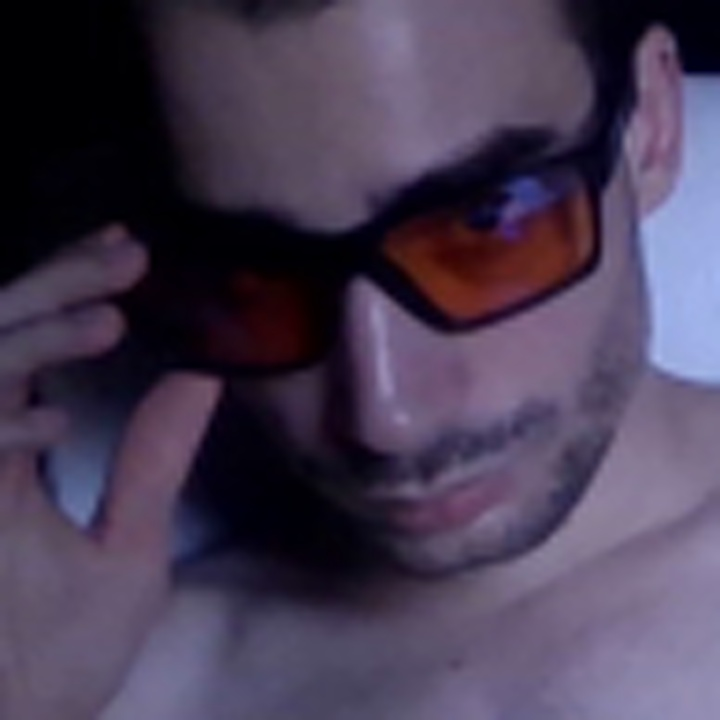
#> input picture data/personas/rostro_0.jpg, 720 x 720 px, given in place of the camera
$ python codigo.py
#> lines starting #> are read from the running program, lines starting #| are printed output that depends on the picture
import cv2
import imutils
import os


persoName = 'personas'
data = 'E:/utp/2023/semestre 1/Proyecto JIC/data'
paquetes = data + '/' + persoName

if not os.path.exists(paquetes):
    print('Carpeta Creada:   ',paquetes)
    os.makedirs(paquetes)


cap = cv2.VideoCapture(0, cv2.CAP_DSHOW)

faceClassif = cv2.CascadeClassifier(cv2.data.haarcascades + 'haarcascade_frontalface_default.xml')
count = 0

while True:

    ret , frame = cap.read()
#> frame is the input picture: shape (720, 720, 3); mean B, G, R 84, 61.3, 72.3
    if ret == False:
        break
    frame = imutils.resize(frame, width=320)
#> frame: shape (320, 320, 3)
    gray = cv2.cvtColor(frame, cv2.COLOR_BGR2GRAY)
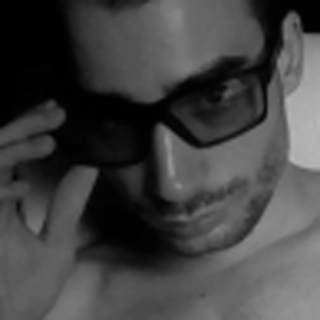
#> gray: shape (320, 320); min 0, max 185, mean 67.1
    auxframe = frame.copy()

    caras = faceClassif.detectMultiScale(gray, 1.3,5)
#> caras = [[147, 184, 67, 67]]

    for (x,y,w,h) in caras:
        cv2.rectangle(frame,(x,y),(x+w,y+h),(0,255,0),2)
        rostro = auxframe[y:y + h, x:x + w]
        rostro = cv2.resize(rostro,(720,720), interpolation=cv2.INTER_CUBIC)
        cv2.imwrite(paquetes+'/rostro_{}.jpg'.format(count), rostro)
        count = count + 1
#> this loop made 1 pass
#> (x, y, w, h, count) on pass 1: (147, 184, 67, 67, 1)
#> pass 1, `rostro = auxframe[y:y + h, x:x + w]`:
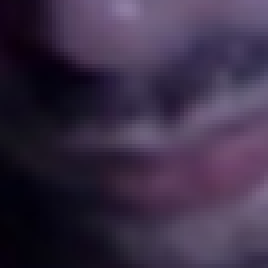
#> rostro: shape (67, 67, 3) (shown 4 times larger); mean B, G, R 69.7, 46, 58.6
#> after the loop:
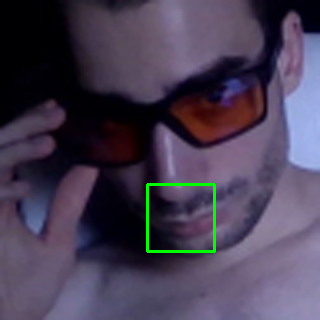
#> frame: shape (320, 320, 3); mean B, G, R 83.5, 62.9, 71.9
#> after the loop, count = 1


    gray = cv2.cvtColor(frame,cv2.COLOR_BGR2GRAY)

    cv2.imshow('frame',frame)
    k = cv2.waitKey(1)
#> (key Esc is pressed here)
    if k == 27 or count >= 300:
        break
cap.release()
cv2.destroyAllWindows()

$ run again, on data/personas/rostro_10.jpg
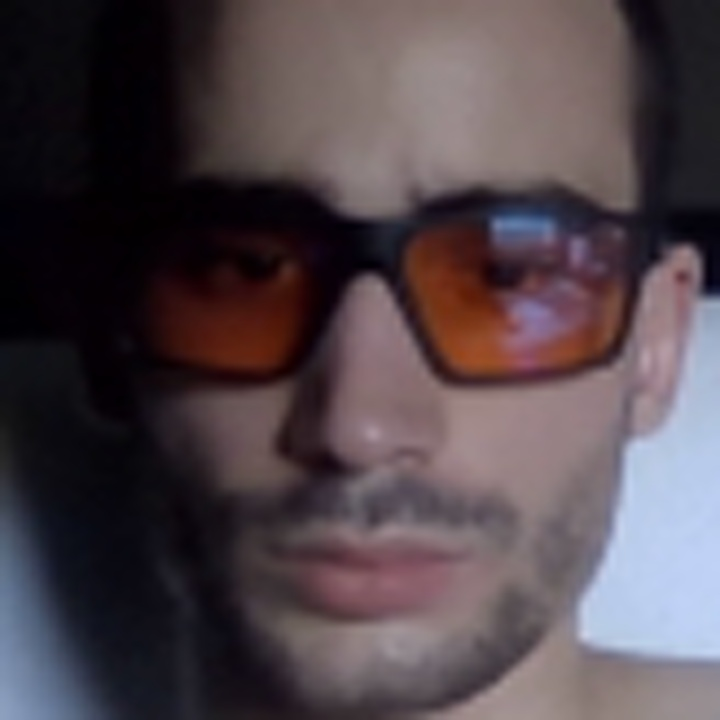
#> input picture data/personas/rostro_10.jpg, 720 x 720 px, given in place of the camera
#> frame is the input picture: shape (720, 720, 3); mean B, G, R 74.9, 69.2, 80.7
#> caras = [[37, 32, 255, 255]]
#> the loop `for (x,y,w,h) in caras:` made 1 pass
#> (x, y, w, h, count) on pass 1: (37, 32, 255, 255, 1)
#> after the loop `for (x,y,w,h) in caras:`:
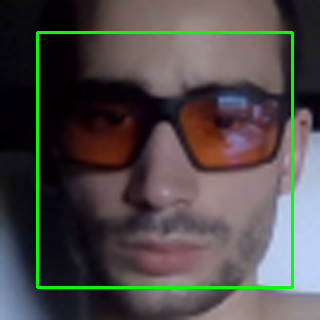
#> frame: shape (320, 320, 3); mean B, G, R 72.4, 74.5, 78.3
#> after the loop `for (x,y,w,h) in caras:`: count = 1
#> `gray = cv2.cvtColor(frame,cv2.COLOR_BGR2GRAY)`:
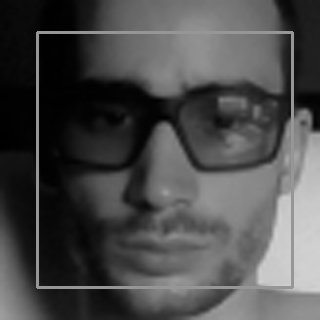
#> gray: shape (320, 320); min 0, max 210, mean 75.4
